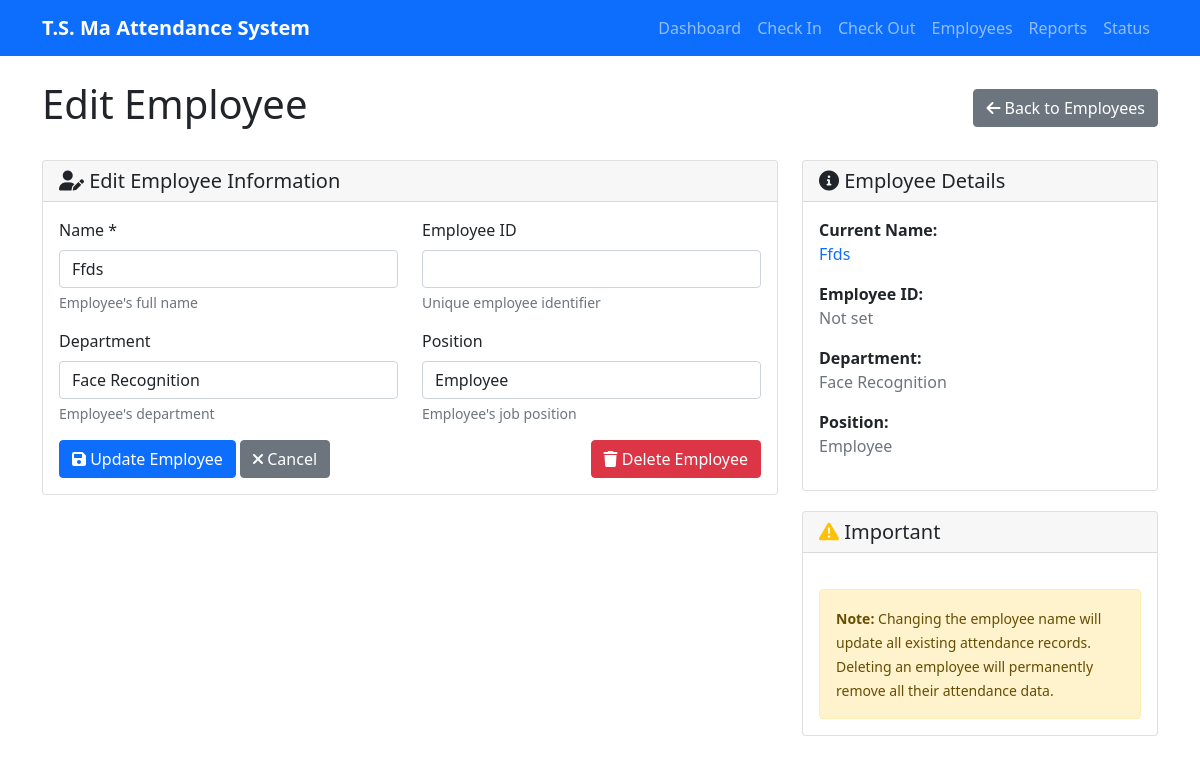
Page /edit_employee/Ffds on the committed database.
### tables this page shows
CREATE TABLE employees (
                    id INTEGER PRIMARY KEY AUTOINCREMENT,
                    name TEXT UNIQUE NOT NULL,
                    employee_id TEXT UNIQUE,
                    department TEXT,
                    position TEXT,
                    is_active BOOLEAN DEFAULT 1,
                    created_at TIMESTAMP DEFAULT CURRENT_TIMESTAMP
                );

### attendance_web_server.py (the view, shortened to what this page needs)
@app.route('/edit_employee/<string:name>', methods=['GET', 'POST'])
def edit_employee(name):
    db = get_db()
    employees = db.get_employees()
    employee_data = None
    for emp in employees:
        if emp['name'] == name:
            employee_data = emp
            break
    if not employee_data:
        flash(f'Employee {name} not found.', 'error')
        return redirect(url_for('employees'))
    return render_template('edit_employee.html', employee=employee_data)

### attendance_database.py (called while the page is built)
    def _get_connection(self):
        return sqlite3.connect(self.db_path, check_same_thread=False)

    def get_employees(self) -> List[Dict]:
        try:
            conn = self._get_connection()
            cursor = conn.cursor()
            cursor.execute('''
                SELECT id, name, employee_id, department, position
                FROM employees
                WHERE is_active = 1
                ORDER BY name
            ''')
            employees = []
            for row in cursor.fetchall():
                employees.append({
                    'id': row[0],
                    'name': row[1],
                    'employee_id': row[2],
                    'department': row[3],
                    'position': row[4]
                })
            conn.close()
            return employees
        except Exception as e:
            print(f"Error getting employees: {e}")
            return []

### attendance_web_server.py (called while the page is built)
def get_db():
    global db
    if db is None:
        db = AttendanceDatabase()
    return db

### templates/edit_employee.html (shortened to what this page needs)
{% extends "base.html" %}
{% block content %}
<div class="d-flex justify-content-between align-items-center mb-4">
    <h1>Edit Employee</h1>
    <a href="/employees" class="btn btn-secondary">
        <i class="fas fa-arrow-left"></i> Back to Employees
    </a>
</div>
<div class="row">
    <div class="col-md-8">
        <div class="card">
            <div class="card-header">
                <h5 class="card-title mb-0">
                    <i class="fas fa-user-edit"></i> Edit Employee Information
                </h5>
            </div>
            <div class="card-body">
                <form method="POST">
                    <div class="row">
                        <div class="col-md-6">
                            <div class="mb-3">
                                <label for="name" class="form-label">Name *</label>
                                <input type="text"
                                       class="form-control"
                                       id="name"
                                       name="name"
                                       value="{{ employee.name }}"
                                       required>
                                <div class="form-text">Employee's full name</div>
                            </div>
                        </div>
                        <div class="col-md-6">
                            <div class="mb-3">
                                <label for="employee_id" class="form-label">Employee ID</label>
                                <input type="text"
                                       class="form-control"
                                       id="employee_id"
                                       name="employee_id"
                                       value="{{ employee.employee_id or '' }}">
                                <div class="form-text">Unique employee identifier</div>
                            </div>
                        </div>
                    </div>
                    <div class="row">
                        <div class="col-md-6">
                            <div class="mb-3">
                                <label for="department" class="form-label">Department</label>
                                <input type="text"
                                       class="form-control"
                                       id="department"
                                       name="department"
                                       value="{{ employee.department or '' }}">
                                <div class="form-text">Employee's department</div>
                            </div>
                        </div>
                        <div class="col-md-6">
                            <div class="mb-3">
                                <label for="position" class="form-label">Position</label>
                                <input type="text"
                                       class="form-control"
                                       id="position"
                                       name="position"
                                       value="{{ employee.position or '' }}">
                                <div class="form-text">Employee's job position</div>
                            </div>
                        </div>
                    </div>
                    <div class="d-flex justify-content-between">
                        <div>
                            <button type="submit" class="btn btn-primary">
                                <i class="fas fa-save"></i> Update Employee
                            </button>
                            <a href="/employees" class="btn btn-secondary">
                                <i class="fas fa-times"></i> Cancel
                            </a>
                        </div>
                        <button type="button"
                                class="btn btn-danger"
                                onclick="confirmDelete('{{ employee.name }}')">
                            <i class="fas fa-trash"></i> Delete Employee
                        </button>
                    </div>
                </form>
            </div>
        </div>
    </div>
    <div class="col-md-4">
        <div class="card">
            <div class="card-header">
                <h5 class="card-title mb-0">
                    <i class="fas fa-info-circle"></i> Employee Details
                </h5>
            </div>
            <div class="card-body">
                <div class="mb-3">
                    <strong>Current Name:</strong><br>
                    <span class="text-primary">{{ employee.name }}</span>
                </div>
                <div class="mb-3">
                    <strong>Employee ID:</strong><br>
                    <span class="text-muted">{{ employee.employee_id or 'Not set' }}</span>
                </div>
                <div class="mb-3">
                    <strong>Department:</strong><br>
                    <span class="text-muted">{{ employee.department or 'Not set' }}</span>
                </div>
                <div class="mb-3">
                    <strong>Position:</strong><br>
                    <span class="text-muted">{{ employee.position or 'Not set' }}</span>
                </div>
            </div>
        </div>
        <div class="card mt-3">
            <div class="card-header">
                <h5 class="card-title mb-0">
                    <i class="fas fa-exclamation-triangle text-warning"></i> Important
                </h5>
            </div>
            <div class="card-body">
                <div class="alert alert-warning mb-0">
                    <small>
                        <strong>Note:</strong> Changing the employee name will update all existing attendance records.
                        Deleting an employee will permanently remove all their attendance data.
                    </small>
                </div>
            </div>
        </div>
    </div>
</div>
{% endblock %}

### templates/base.html (style rules this page uses)
.card { margin-bottom: 20px; }
.alert { margin-top: 20px; }

### rows in the picture
employees: name "Ffds", department "Face Recognition", position "Employee"

### other values in the picture
{{ employee.employee_id or 'Not set' }} "Not set"
